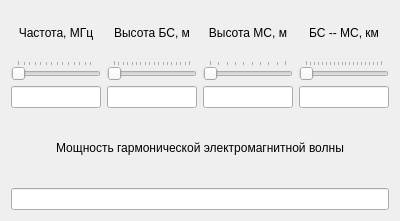
<?xml version="1.0" encoding="UTF-8"?>
<ui version="4.0">
 <class>Form</class>
 <widget class="QWidget" name="Form">
  <property name="geometry">
   <rect>
    <x>0</x>
    <y>0</y>
    <width>400</width>
    <height>221</height>
   </rect>
  </property>
  <property name="windowTitle">
   <string>Form</string>
  </property>
  <layout class="QGridLayout" name="gridLayout">
   <item row="1" column="0">
    <layout class="QVBoxLayout" name="verticalLayout">
     <item>
      <widget class="QLabel" name="label_power">
       <property name="text">
        <string>Мощность гармонической электромагнитной волны</string>
       </property>
       <property name="alignment">
        <set>Qt::AlignCenter</set>
       </property>
      </widget>
     </item>
     <item>
      <widget class="QLineEdit" name="lineEdit_power">
       <property name="readOnly">
        <bool>true</bool>
       </property>
      </widget>
     </item>
    </layout>
   </item>
   <item row="0" column="0">
    <layout class="QHBoxLayout" name="horizontalLayout">
     <item>
      <layout class="QVBoxLayout" name="verticalLayout_6">
       <item>
        <widget class="QLabel" name="label_freq">
         <property name="maximumSize">
          <size>
           <width>16777215</width>
           <height>16777215</height>
          </size>
         </property>
         <property name="text">
          <string>Частота, МГц</string>
         </property>
         <property name="alignment">
          <set>Qt::AlignCenter</set>
         </property>
        </widget>
       </item>
       <item>
        <widget class="QSlider" name="Slider_freq">
         <property name="maximumSize">
          <size>
           <width>16777215</width>
           <height>16777215</height>
          </size>
         </property>
         <property name="minimum">
          <number>150</number>
         </property>
         <property name="maximum">
          <number>1500</number>
         </property>
         <property name="value">
          <number>150</number>
         </property>
         <property name="orientation">
          <enum>Qt::Horizontal</enum>
         </property>
         <property name="tickPosition">
          <enum>QSlider::TicksAbove</enum>
         </property>
         <property name="tickInterval">
          <number>100</number>
         </property>
        </widget>
       </item>
       <item>
        <widget class="QLineEdit" name="lineEdit_freq"/>
       </item>
      </layout>
     </item>
     <item>
      <layout class="QVBoxLayout" name="verticalLayout_5">
       <item>
        <widget class="QLabel" name="label_ht_bs">
         <property name="maximumSize">
          <size>
           <width>16777215</width>
           <height>16777215</height>
          </size>
         </property>
         <property name="text">
          <string>Высота БС, м</string>
         </property>
         <property name="alignment">
          <set>Qt::AlignCenter</set>
         </property>
        </widget>
       </item>
       <item>
        <widget class="QSlider" name="Slider_ht_bs">
         <property name="maximumSize">
          <size>
           <width>16777215</width>
           <height>16777215</height>
          </size>
         </property>
         <property name="minimum">
          <number>30</number>
         </property>
         <property name="maximum">
          <number>200</number>
         </property>
         <property name="value">
          <number>30</number>
         </property>
         <property name="orientation">
          <enum>Qt::Horizontal</enum>
         </property>
         <property name="tickPosition">
          <enum>QSlider::TicksAbove</enum>
         </property>
         <property name="tickInterval">
          <number>10</number>
         </property>
        </widget>
       </item>
       <item>
        <widget class="QLineEdit" name="lineEdit_ht_bs"/>
       </item>
      </layout>
     </item>
     <item>
      <layout class="QVBoxLayout" name="verticalLayout_7">
       <item>
        <widget class="QLabel" name="label_ht_ms">
         <property name="maximumSize">
          <size>
           <width>16777215</width>
           <height>16777215</height>
          </size>
         </property>
         <property name="text">
          <string>Высота МС, м</string>
         </property>
         <property name="alignment">
          <set>Qt::AlignCenter</set>
         </property>
        </widget>
       </item>
       <item>
        <widget class="QSlider" name="Slider_ht_ms">
         <property name="maximumSize">
          <size>
           <width>16777215</width>
           <height>16777215</height>
          </size>
         </property>
         <property name="minimum">
          <number>1</number>
         </property>
         <property name="maximum">
          <number>10</number>
         </property>
         <property name="value">
          <number>1</number>
         </property>
         <property name="orientation">
          <enum>Qt::Horizontal</enum>
         </property>
         <property name="tickPosition">
          <enum>QSlider::TicksAbove</enum>
         </property>
         <property name="tickInterval">
          <number>1</number>
         </property>
        </widget>
       </item>
       <item>
        <widget class="QLineEdit" name="lineEdit_ht_ms"/>
       </item>
      </layout>
     </item>
     <item>
      <layout class="QVBoxLayout" name="verticalLayout_4">
       <item>
        <widget class="QLabel" name="label_bs_ms">
         <property name="maximumSize">
          <size>
           <width>16777215</width>
           <height>16777215</height>
          </size>
         </property>
         <property name="text">
          <string>БС -- МС, км</string>
         </property>
         <property name="alignment">
          <set>Qt::AlignCenter</set>
         </property>
        </widget>
       </item>
       <item>
        <widget class="QSlider" name="Slider_bs_ms">
         <property name="maximumSize">
          <size>
           <width>16777215</width>
           <height>16777215</height>
          </size>
         </property>
         <property name="minimum">
          <number>1</number>
         </property>
         <property name="maximum">
          <number>20</number>
         </property>
         <property name="value">
          <number>1</number>
         </property>
         <property name="orientation">
          <enum>Qt::Horizontal</enum>
         </property>
         <property name="tickPosition">
          <enum>QSlider::TicksAbove</enum>
         </property>
         <property name="tickInterval">
          <number>1</number>
         </property>
        </widget>
       </item>
       <item>
        <widget class="QLineEdit" name="lineEdit_bs_ms"/>
       </item>
      </layout>
     </item>
    </layout>
   </item>
  </layout>
 </widget>
 <resources/>
 <connections/>
</ui>
